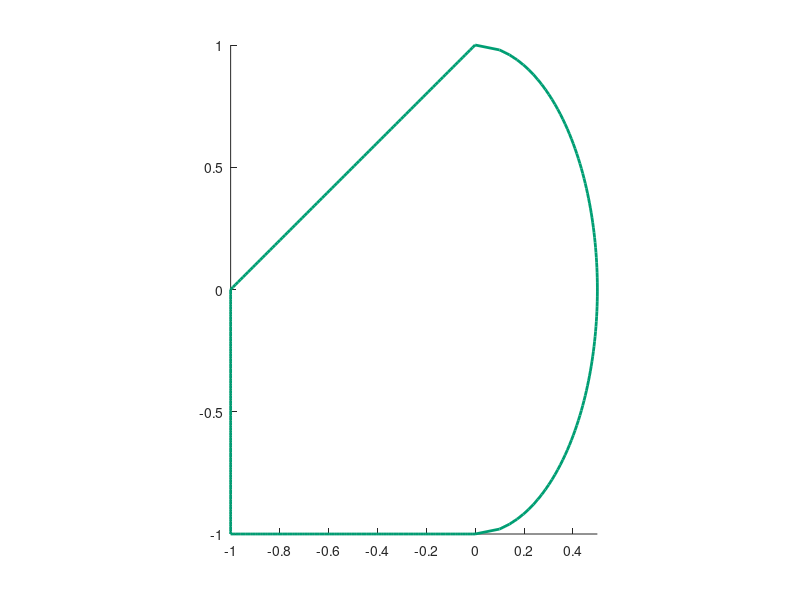

MATLAB code for this plot: (Note: this script raises an error after producing the figure.)
clear all
clc

%% Draw physical domain boundarie
y1=linspace(1,-1,100);
f=@(y) 0.5*(1-y.^2).^0.5;
x1=f(y1);

x2=linspace(0,-1,100);
f=@(x) -1+x.*0;
y2=f(x2);

y3=linspace(-1,0,100);
f=@(y) -1+y.*0;
x3=f(y3);

x4=linspace(-1,0,100);
f=@(x) x+1;
y4=f(x4);

figure
hold on
plot(x1,y1,'-','color',[0, 158, 115]/255,'LineWidth',2,'MarkerSize',8);
plot(x2,y2,'-','color',[0, 158, 115]/255,'LineWidth',2,'MarkerSize',8);
plot(x3,y3,'-','color',[0, 158, 115]/255,'LineWidth',2,'MarkerSize',8);
plot(x4,y4,'-','color',[0, 158, 115]/255,'LineWidth',2,'MarkerSize',8);

axis image

%% Image of polygon approximation 
F={@(y) 0.5*(1-y.^2).^0.5, @(x) -1, @(y) -1, @(x) x+1};
X=[i, -i, -1-i, -1];

z_V=Initialize(F, X, 10);

figure
z=Boundary(linspace(0,1,5000));
plot(z,'color',[0, 114, 178]/255,'LineWidth',2);
hold on
plot(real([z_V,z_V(1)]),imag([z_V,z_V(1)]),'s-','color',[0, 158, 115]/255,'LineWidth',2,'MarkerSize',8);
axis image
axis([-1.2 0.5+0.2 -1.2 1.2])
grid on

%% Solve the mapping function
[C, err] = ConformalSolve(z_V, 50, 30, 200, 0.6, 1e-3);

omegau=C(end:-1:1).';
omegad=[1 0].';

%% Image of the mapping function
[rho,theta]=meshgrid(linspace(1,5,50),linspace(0,2*pi,300));
rho=1./rho;
zeta1=rho.*exp(i*theta);
z=(polyval(omegau,zeta1)./(polyval(omegad,zeta1)));

mesh(real(z),imag(z),real(z).*0)
view([0 0 1])
axis image

%% Solve the stress and displacement
E=2e9; % 弹性模量
niu=0.2; % 泊松比
G=E/(2*niu+2); % 剪切模量

sx=15; % 水平应力
sy=20; % 垂直应力
sxy=3; % 剪切应力

[P,Q,Alpha]=StressCondition(sx,sy,sxy);
[g1,g2]=EquivalentCondition(P,Q,Alpha,C);
[phiu,phid,psiu,psid,omegau,omegad] = PhiPsiSolve(C,g1,g2,P,Q,Alpha);
[sigma_x,sigma_y,tau_xy,u_x,u_y] = SDSolve(phiu,phid,psiu,psid,omegau,omegad,rho,theta,G,niu);

%% Image of the stress
mesh(real(z),imag(z),sigma_x)















